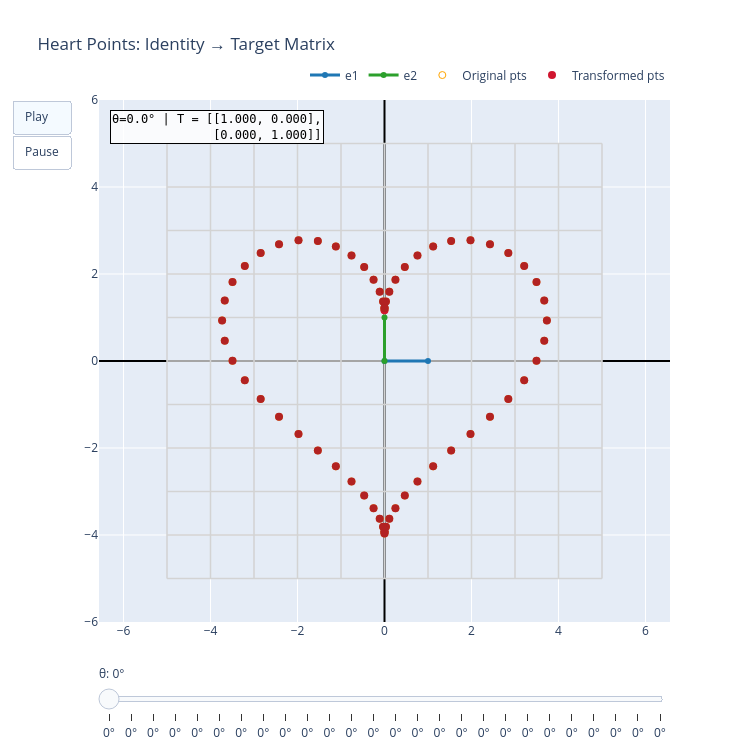

This figure's notebook cell:
### Markdown cell above
## Geometric View of Linear Transformations

### Code cell
# Define target transformation matrix M

# M = np.array([
#     [0, -1],
#     [1, 0]
# ])

M = np.array([
    [1, 0],
    [0, 1]
])

# Build an interpolation from Identity to M: T(t) = I + t (M - I)
I = np.eye(2)
steps = 25
matrices_sequence = []
for k in range(steps + 1):
    t = k / steps
    T_t = I + t * (M - I)
    matrices_sequence.append([T_t])  # each frame applies one matrix

# Use heart points as the input set
pts = heart_param_points(n=60)

# Show the transformation animation
fig = show_transformation(
    matrices_sequence=matrices_sequence,
    points=pts,
    L=5,
    title='Heart Points: Identity → Target Matrix',
    color_func=heart_line_color,
    frame_duration_ms=300
)
fig.show()

### Figure 1 — Plotly figure (JSON) as saved in the notebook; plotly's stock layout.template omitted (floating-point values rounded to 4 significant figures)
{"data": [{"hoverinfo": "skip", "line": {"color": "lightgray", "width": 1}, "mode": "lines", "opacity": 0.25, "showlegend": false, "type": "scatter", "x": [-5, -5], "y": [-5, 5]}, {"hoverinfo": "skip", "line": {"color": "lightgray", "width": 1}, "mode": "lines", "opacity": 0.25, "showlegend": false, "type": "scatter", "x": [-4, -4], "y": [-5, 5]}, {"hoverinfo": "skip", "line": {"color": "lightgray", "width": 1}, "mode": "lines", "opacity": 0.25, "showlegend": false, "type": "scatter", "x": [-3, -3], "y": [-5, 5]}, {"hoverinfo": "skip", "line": {"color": "lightgray", "width": 1}, "mode": "lines", "opacity": 0.25, "showlegend": false, "type": "scatter", "x": [-2, -2], "y": [-5, 5]}, {"hoverinfo": "skip", "line": {"color": "lightgray", "width": 1}, "mode": "lines", "opacity": 0.25, "showlegend": false, "type": "scatter", "x": [-1, -1], "y": [-5, 5]}, {"hoverinfo": "skip", "line": {"color": "lightgray", "width": 1}, "mode": "lines", "opacity": 0.25, "showlegend": false, "type": "scatter", "x": [0, 0], "y": [-5, 5]}, {"hoverinfo": "skip", "line": {"color": "lightgray", "width": 1}, "mode": "lines", "opacity": 0.25, "showlegend": false, "type": "scatter", "x": [1, 1], "y": [-5, 5]}, {"hoverinfo": "skip", "line": {"color": "lightgray", "width": 1}, "mode": "lines", "opacity": 0.25, "showlegend": false, "type": "scatter", "x": [2, 2], "y": [-5, 5]}, {"hoverinfo": "skip", "line": {"color": "lightgray", "width": 1}, "mode": "lines", "opacity": 0.25, "showlegend": false, "type": "scatter", "x": [3, 3], "y": [-5, 5]}, {"hoverinfo": "skip", "line": {"color": "lightgray", "width": 1}, "mode": "lines", "opacity": 0.25, "showlegend": false, "type": "scatter", "x": [4, 4], "y": [-5, 5]}, {"hoverinfo": "skip", "line": {"color": "lightgray", "width": 1}, "mode": "lines", "opacity": 0.25, "showlegend": false, "type": "scatter", "x": [5, 5], "y": [-5, 5]}, {"hoverinfo": "skip", "line": {"color": "lightgray", "width": 1}, "mode": "lines", "opacity": 0.25, "showlegend": false, "type": "scatter", "x": [-5, 5], "y": [-5, -5]}, {"hoverinfo": "skip", "line": {"color": "lightgray", "width": 1}, "mode": "lines", "opacity": 0.25, "showlegend": false, "type": "scatter", "x": [-5, 5], "y": [-4, -4]}, {"hoverinfo": "skip", "line": {"color": "lightgray", "width": 1}, "mode": "lines", "opacity": 0.25, "showlegend": false, "type": "scatter", "x": [-5, 5], "y": [-3, -3]}, {"hoverinfo": "skip", "line": {"color": "lightgray", "width": 1}, "mode": "lines", "opacity": 0.25, "showlegend": false, "type": "scatter", "x": [-5, 5], "y": [-2, -2]}, {"hoverinfo": "skip", "line": {"color": "lightgray", "width": 1}, "mode": "lines", "opacity": 0.25, "showlegend": false, "type": "scatter", "x": [-5, 5], "y": [-1, -1]}, {"hoverinfo": "skip", "line": {"color": "lightgray", "width": 1}, "mode": "lines", "opacity": 0.25, "showlegend": false, "type": "scatter", "x": [-5, 5], "y": [0, 0]}, {"hoverinfo": "skip", "line": {"color": "lightgray", "width": 1}, "mode": "lines", "opacity": 0.25, "showlegend": false, "type": "scatter", "x": [-5, 5], "y": [1, 1]}, {"hoverinfo": "skip", "line": {"color": "lightgray", "width": 1}, "mode": "lines", "opacity": 0.25, "showlegend": false, "type": "scatter", "x": [-5, 5], "y": [2, 2]}, {"hoverinfo": "skip", "line": {"color": "lightgray", "width": 1}, "mode": "lines", "opacity": 0.25, "showlegend": false, "type": "scatter", "x": [-5, 5], "y": [3, 3]}, {"hoverinfo": "skip", "line": {"color": "lightgray", "width": 1}, "mode": "lines", "opacity": 0.25, "showlegend": false, "type": "scatter", "x": [-5, 5], "y": [4, 4]}, {"hoverinfo": "skip", "line": {"color": "lightgray", "width": 1}, "mode": "lines", "opacity": 0.25, "showlegend": false, "type": "scatter", "x": [-5, 5], "y": [5, 5]}, {"hoverinfo": "skip", "line": {"color": "lightgray", "width": 1.5}, "mode": "lines", "showlegend": false, "type": "scatter", "x": [-5, -5], "y": [-5, 5]}, {"hoverinfo": "skip", "line": {"color": "lightgray", "width": 1.5}, "mode": "lines", "showlegend": false, "type": "scatter", "x": [-4, -4], "y": [-5, 5]}, {"hoverinfo": "skip", "line": {"color": "lightgray", "width": 1.5}, "mode": "lines", "showlegend": false, "type": "scatter", "x": [-3, -3], "y": [-5, 5]}, {"hoverinfo": "skip", "line": {"color": "lightgray", "width": 1.5}, "mode": "lines", "showlegend": false, "type": "scatter", "x": [-2, -2], "y": [-5, 5]}, {"hoverinfo": "skip", "line": {"color": "lightgray", "width": 1.5}, "mode": "lines", "showlegend": false, "type": "scatter", "x": [-1, -1], "y": [-5, 5]}, {"hoverinfo": "skip", "line": {"color": "lightgray", "width": 1.5}, "mode": "lines", "showlegend": false, "type": "scatter", "x": [0, 0], "y": [-5, 5]}, {"hoverinfo": "skip", "line": {"color": "lightgray", "width": 1.5}, "mode": "lines", "showlegend": false, "type": "scatter", "x": [1, 1], "y": [-5, 5]}, {"hoverinfo": "skip", "line": {"color": "lightgray", "width": 1.5}, "mode": "lines", "showlegend": false, "type": "scatter", "x": [2, 2], "y": [-5, 5]}, {"hoverinfo": "skip", "line": {"color": "lightgray", "width": 1.5}, "mode": "lines", "showlegend": false, "type": "scatter", "x": [3, 3], "y": [-5, 5]}, {"hoverinfo": "skip", "line": {"color": "lightgray", "width": 1.5}, "mode": "lines", "showlegend": false, "type": "scatter", "x": [4, 4], "y": [-5, 5]}, {"hoverinfo": "skip", "line": {"color": "lightgray", "width": 1.5}, "mode": "lines", "showlegend": false, "type": "scatter", "x": [5, 5], "y": [-5, 5]}, {"hoverinfo": "skip", "line": {"color": "lightgray", "width": 1.5}, "mode": "lines", "showlegend": false, "type": "scatter", "x": [-5, 5], "y": [-5, -5]}, {"hoverinfo": "skip", "line": {"color": "lightgray", "width": 1.5}, "mode": "lines", "showlegend": false, "type": "scatter", "x": [-5, 5], "y": [-4, -4]}, {"hoverinfo": "skip", "line": {"color": "lightgray", "width": 1.5}, "mode": "lines", "showlegend": false, "type": "scatter", "x": [-5, 5], "y": [-3, -3]}, {"hoverinfo": "skip", "line": {"color": "lightgray", "width": 1.5}, "mode": "lines", "showlegend": false, "type": "scatter", "x": [-5, 5], "y": [-2, -2]}, {"hoverinfo": "skip", "line": {"color": "lightgray", "width": 1.5}, "mode": "lines", "showlegend": false, "type": "scatter", "x": [-5, 5], "y": [-1, -1]}, {"hoverinfo": "skip", "line": {"color": "lightgray", "width": 1.5}, "mode": "lines", "showlegend": false, "type": "scatter", "x": [-5, 5], "y": [0, 0]}, {"hoverinfo": "skip", "line": {"color": "lightgray", "width": 1.5}, "mode": "lines", "showlegend": false, "type": "scatter", "x": [-5, 5], "y": [1, 1]}, {"hoverinfo": "skip", "line": {"color": "lightgray", "width": 1.5}, "mode": "lines", "showlegend": false, "type": "scatter", "x": [-5, 5], "y": [2, 2]}, {"hoverinfo": "skip", "line": {"color": "lightgray", "width": 1.5}, "mode": "lines", "showlegend": false, "type": "scatter", "x": [-5, 5], "y": [3, 3]}, {"hoverinfo": "skip", "line": {"color": "lightgray", "width": 1.5}, "mode": "lines", "showlegend": false, "type": "scatter", "x": [-5, 5], "y": [4, 4]}, {"hoverinfo": "skip", "line": {"color": "lightgray", "width": 1.5}, "mode": "lines", "showlegend": false, "type": "scatter", "x": [-5, 5], "y": [5, 5]}, {"line": {"color": "#1f77b4", "width": 3}, "marker": {"size": 6}, "mode": "lines+markers", "name": "e1", "type": "scatter", "x": [0, 1], "y": [0, 0]}, {"line": {"color": "#2ca02c", "width": 3}, "marker": {"size": 6}, "mode": "lines+markers", "name": "e2", "type": "scatter", "x": [0, 0], "y": [0, 1]}, {"marker": {"color": "orange", "size": 7, "symbol": "circle-open"}, "mode": "markers", "name": "Original pts", "type": "scatter", "x": [0.0, 0.004264, 0.03355, 0.1102, 0.2512, 0.4667, 0.7581, 1.118, 1.532, 1.977, 2.425, 2.846, 3.212, 3.494, 3.672, 3.733, 3.672, 3.494, 3.212, 2.846, 2.425, 1.977, 1.532, 1.118, 0.7581, 0.4667, 0.2512, 0.1102, 0.03355, 0.004264, 6.857e-48, -0.004264, -0.03355, -0.1102, -0.2512, -0.4667, -0.7581, -1.118, -1.532, -1.977, -2.425, -2.846, -3.212, -3.494, -3.672, -3.733, -3.672, -3.494, -3.212, -2.846, -2.425, -1.977, -1.532, -1.118, -0.7581, -0.4667, -0.2512, -0.1102, -0.03355, -0.004264], "y": [1.167, 1.219, 1.368, 1.595, 1.871, 2.16, 2.426, 2.635, 2.757, 2.776, 2.683, 2.483, 2.187, 1.815, 1.389, 0.9333, 0.4667, 0.004707, -0.4431, -0.8726, -1.283, -1.677, -2.057, -2.422, -2.77, -3.094, -3.383, -3.627, -3.811, -3.927, -3.967, -3.927, -3.811, -3.627, -3.383, -3.094, -2.77, -2.422, -2.057, -1.677, -1.283, -0.8726, -0.4431, 0.004707, 0.4667, 0.9333, 1.389, 1.815, 2.187, 2.483, 2.683, 2.776, 2.757, 2.635, 2.426, 2.16, 1.871, 1.595, 1.368, 1.219]}, {"marker": {"color": ["#D0162F", "firebrick", "firebrick", "firebrick", "firebrick", "firebrick", "firebrick", "firebrick", "firebrick", "firebrick", "firebrick", "firebrick", "firebrick", "firebrick", "firebrick", "firebrick", "firebrick", "firebrick", "firebrick", "firebrick", "firebrick", "firebrick", "firebrick", "firebrick", "firebrick", "firebrick", "firebrick", "firebrick", "firebrick", "firebrick", "firebrick", "firebrick", "firebrick", "firebrick", "firebrick", "firebrick", "firebrick", "firebrick", "firebrick", "firebrick", "firebrick", "firebrick", "firebrick", "firebrick", "firebrick", "firebrick", "firebrick", "firebrick", "firebrick", "firebrick", "firebrick", "firebrick", "firebrick", "firebrick", "firebrick", "firebrick", "firebrick", "firebrick", "firebrick", "firebrick"], "size": 8}, "mode": "markers", "name": "Transformed pts", "type": "scatter", "x": [0.0, 0.004264, 0.03355, 0.1102, 0.2512, 0.4667, 0.7581, 1.118, 1.532, 1.977, 2.425, 2.846, 3.212, 3.494, 3.672, 3.733, 3.672, 3.494, 3.212, 2.846, 2.425, 1.977, 1.532, 1.118, 0.7581, 0.4667, 0.2512, 0.1102, 0.03355, 0.004264, 6.857e-48, -0.004264, -0.03355, -0.1102, -0.2512, -0.4667, -0.7581, -1.118, -1.532, -1.977, -2.425, -2.846, -3.212, -3.494, -3.672, -3.733, -3.672, -3.494, -3.212, -2.846, -2.425, -1.977, -1.532, -1.118, -0.7581, -0.4667, -0.2512, -0.1102, -0.03355, -0.004264], "y": [1.167, 1.219, 1.368, 1.595, 1.871, 2.16, 2.426, 2.635, 2.757, 2.776, 2.683, 2.483, 2.187, 1.815, 1.389, 0.9333, 0.4667, 0.004707, -0.4431, -0.8726, -1.283, -1.677, -2.057, -2.422, -2.77, -3.094, -3.383, -3.627, -3.811, -3.927, -3.967, -3.927, -3.811, -3.627, -3.383, -3.094, -2.77, -2.422, -2.057, -1.677, -1.283, -0.8726, -0.4431, 0.004707, 0.4667, 0.9333, 1.389, 1.815, 2.187, 2.483, 2.683, 2.776, 2.757, 2.635, 2.426, 2.16, 1.871, 1.595, 1.368, 1.219]}], "layout": {"annotations": [{"bgcolor": "rgba(255,255,255,0.8)", "bordercolor": "black", "borderwidth": 1, "font": {"color": "black", "family": "monospace", "size": 12}, "showarrow": false, "text": "θ=0.0° | T = [[1.000, 0.000],<br>              [0.000, 1.000]]", "x": 0.02, "xanchor": "left", "xref": "paper", "y": 0.98, "yanchor": "top", "yref": "paper"}], "height": 750, "legend": {"orientation": "h", "x": 1, "xanchor": "right", "y": 1.02, "yanchor": "bottom"}, "sliders": [{"active": 0, "currentvalue": {"prefix": "θ: ", "suffix": "", "visible": true}, "pad": {"t": 40}, "steps": [{"args": [["frame_0"], {"frame": {"duration": 0, "redraw": true}, "mode": "immediate", "transition": {"duration": 0}}], "label": "0°", "method": "animate"}, {"args": [["frame_1"], {"frame": {"duration": 0, "redraw": true}, "mode": "immediate", "transition": {"duration": 0}}], "label": "0°", "method": "animate"}, {"args": [["frame_2"], {"frame": {"duration": 0, "redraw": true}, "mode": "immediate", "transition": {"duration": 0}}], "label": "0°", "method": "animate"}, {"args": [["frame_3"], {"frame": {"duration": 0, "redraw": true}, "mode": "immediate", "transition": {"duration": 0}}], "label": "0°", "method": "animate"}, {"args": [["frame_4"], {"frame": {"duration": 0, "redraw": true}, "mode": "immediate", "transition": {"duration": 0}}], "label": "0°", "method": "animate"}, {"args": [["frame_5"], {"frame": {"duration": 0, "redraw": true}, "mode": "immediate", "transition": {"duration": 0}}], "label": "0°", "method": "animate"}, {"args": [["frame_6"], {"frame": {"duration": 0, "redraw": true}, "mode": "immediate", "transition": {"duration": 0}}], "label": "0°", "method": "animate"}, {"args": [["frame_7"], {"frame": {"duration": 0, "redraw": true}, "mode": "immediate", "transition": {"duration": 0}}], "label": "0°", "method": "animate"}, {"args": [["frame_8"], {"frame": {"duration": 0, "redraw": true}, "mode": "immediate", "transition": {"duration": 0}}], "label": "0°", "method": "animate"}, {"args": [["frame_9"], {"frame": {"duration": 0, "redraw": true}, "mode": "immediate", "transition": {"duration": 0}}], "label": "0°", "method": "animate"}, {"args": [["frame_10"], {"frame": {"duration": 0, "redraw": true}, "mode": "immediate", "transition": {"duration": 0}}], "label": "0°", "method": "animate"}, {"args": [["frame_11"], {"frame": {"duration": 0, "redraw": true}, "mode": "immediate", "transition": {"duration": 0}}], "label": "0°", "method": "animate"}, {"args": [["frame_12"], {"frame": {"duration": 0, "redraw": true}, "mode": "immediate", "transition": {"duration": 0}}], "label": "0°", "method": "animate"}, {"args": [["frame_13"], {"frame": {"duration": 0, "redraw": true}, "mode": "immediate", "transition": {"duration": 0}}], "label": "0°", "method": "animate"}, {"args": [["frame_14"], {"frame": {"duration": 0, "redraw": true}, "mode": "immediate", "transition": {"duration": 0}}], "label": "0°", "method": "animate"}, {"args": [["frame_15"], {"frame": {"duration": 0, "redraw": true}, "mode": "immediate", "transition": {"duration": 0}}], "label": "0°", "method": "animate"}, {"args": [["frame_16"], {"frame": {"duration": 0, "redraw": true}, "mode": "immediate", "transition": {"duration": 0}}], "label": "0°", "method": "animate"}, {"args": [["frame_17"], {"frame": {"duration": 0, "redraw": true}, "mode": "immediate", "transition": {"duration": 0}}], "label": "0°", "method": "animate"}, {"args": [["frame_18"], {"frame": {"duration": 0, "redraw": true}, "mode": "immediate", "transition": {"duration": 0}}], "label": "0°", "method": "animate"}, {"args": [["frame_19"], {"frame": {"duration": 0, "redraw": true}, "mode": "immediate", "transition": {"duration": 0}}], "label": "0°", "method": "animate"}, {"args": [["frame_20"], {"frame": {"duration": 0, "redraw": true}, "mode": "immediate", "transition": {"duration": 0}}], "label": "0°", "method": "animate"}, {"args": [["frame_21"], {"frame": {"duration": 0, "redraw": true}, "mode": "immediate", "transition": {"duration": 0}}], "label": "0°", "method": "animate"}, {"args": [["frame_22"], {"frame": {"duration": 0, "redraw": true}, "mode": "immediate", "transition": {"duration": 0}}], "label": "0°", "method": "animate"}, {"args": [["frame_23"], {"frame": {"duration": 0, "redraw": true}, "mode": "immediate", "transition": {"duration": 0}}], "label": "0°", "method": "animate"}, {"args": [["frame_24"], {"frame": {"duration": 0, "redraw": true}, "mode": "immediate", "transition": {"duration": 0}}], "label": "0°", "method": "animate"}, {"args": [["frame_25"], {"frame": {"duration": 0, "redraw": true}, "mode": "immediate", "transition": {"duration": 0}}], "label": "0°", "method": "animate"}]}], "title": {"text": "Heart Points: Identity → Target Matrix"}, "updatemenus": [{"buttons": [{"args": [null, {"frame": {"duration": 300, "redraw": true}, "fromcurrent": true}], "label": "Play", "method": "animate"}, {"args": [[null], {"mode": "immediate"}], "label": "Pause", "method": "animate"}], "showactive": true, "type": "buttons"}], "width": 750, "xaxis": {"range": [-6, 6], "zeroline": true, "zerolinecolor": "black", "zerolinewidth": 2}, "yaxis": {"range": [-6, 6], "scaleanchor": "x", "scaleratio": 1, "zeroline": true, "zerolinecolor": "black", "zerolinewidth": 2}}}
